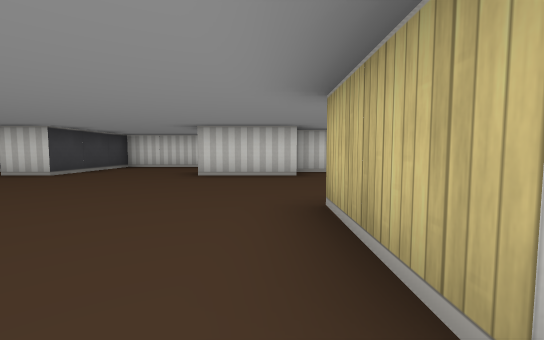
[1] (above)

22 first-person views from a walk through a cub3D maze. The camera is about half as high as the walls, tilts 4° down and sees 90° across. The floor is counted in squares. Each view is taken from the middle of a square. On the plan, view 1 faces up. The plan holds only what a view shows up to about 9 squares ahead; the rest is blank. The place goes on beyond the plan.

[2]
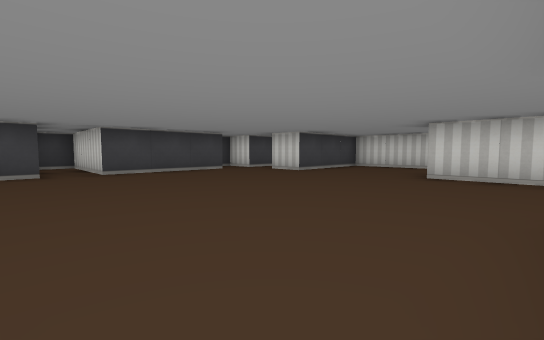

[3]
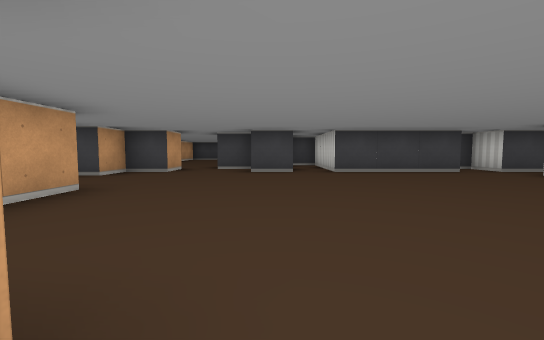

[4]
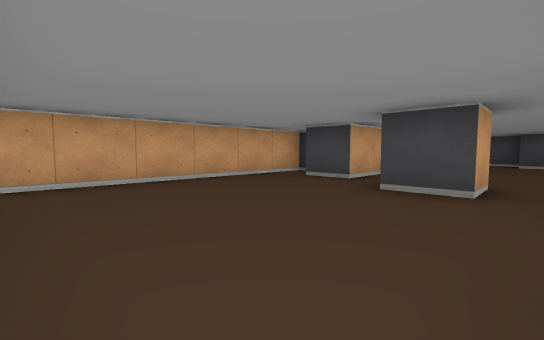

[5]
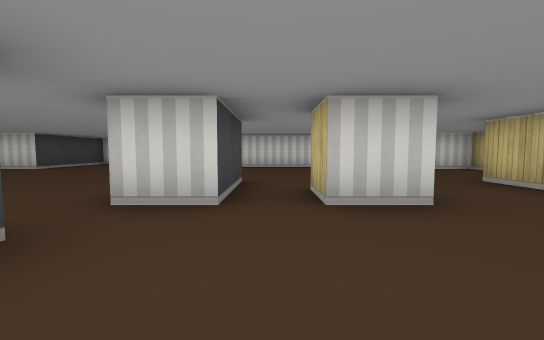

[6]
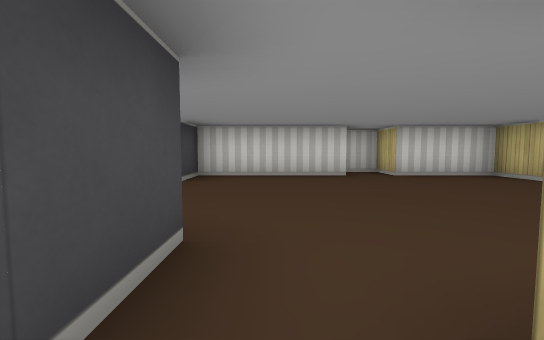

[7]
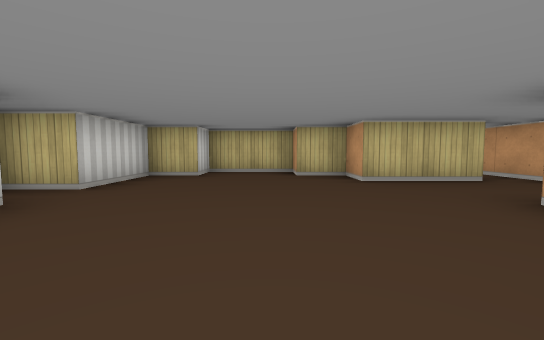

[8]
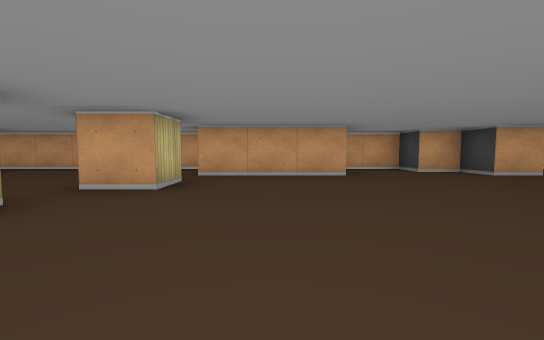

[9]
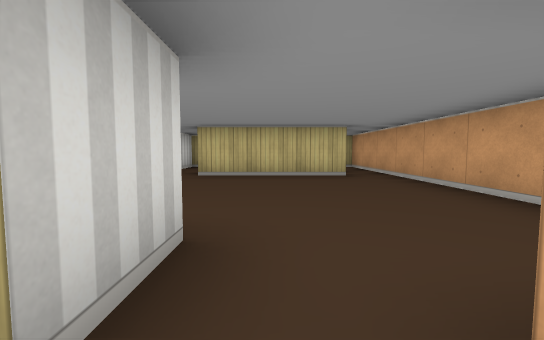

[10]
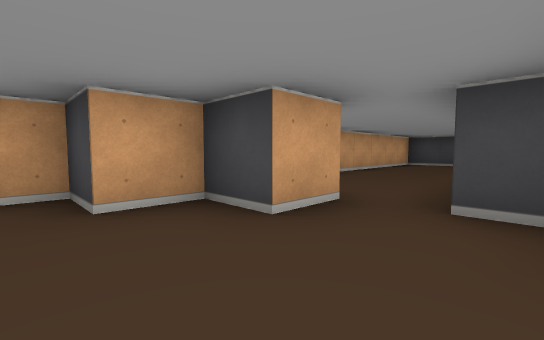

[11]
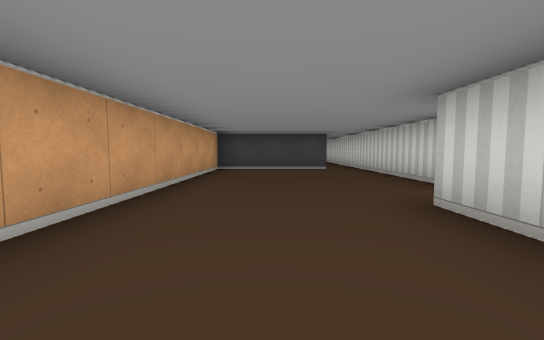

[12]
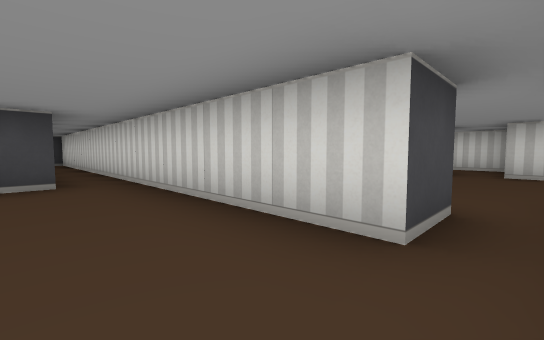

[13]
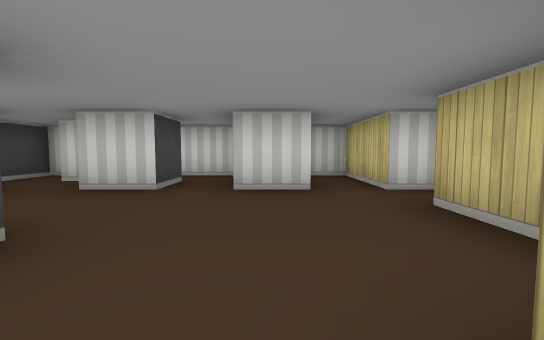

[14]
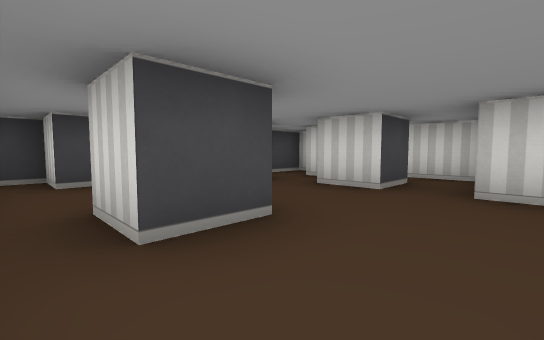

[15]
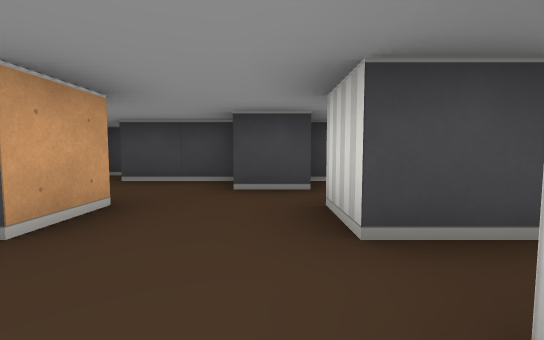

[16]
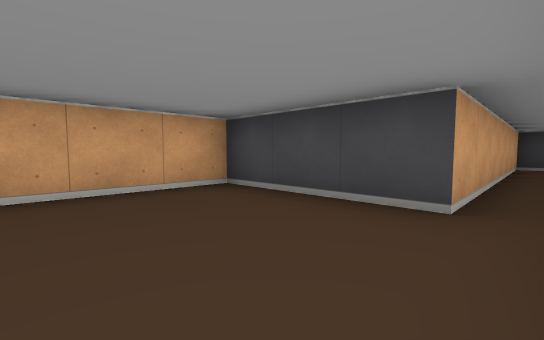

[17]
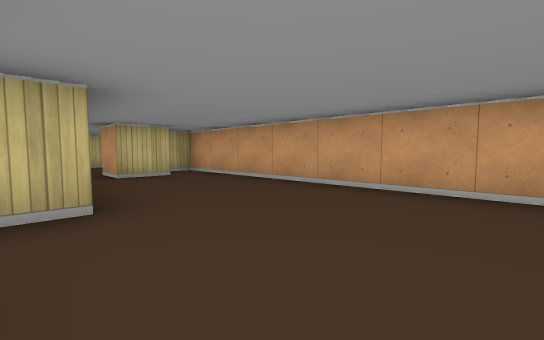

[18]
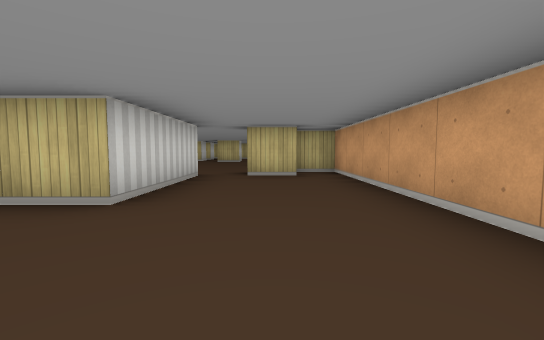

[19]
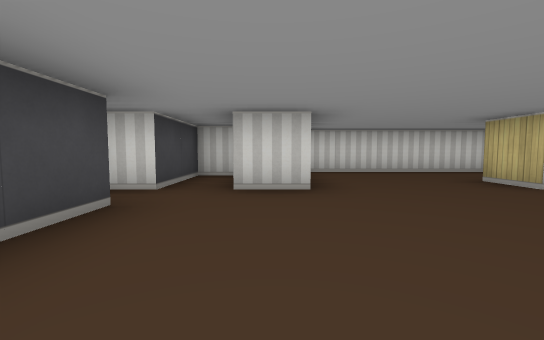

[20]
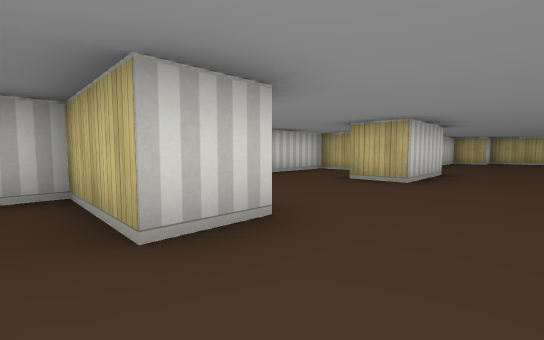

[21]
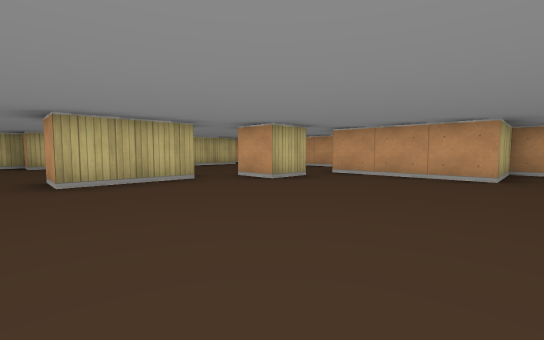

[22]
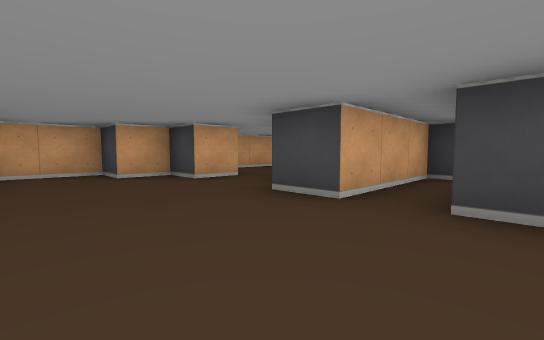

### Floor plan
Points are (right, up) in squares from view 1. A wall is a line through its corners. A room is listed if a view was taken in it or the views show most of it. See-through windows are left out.
Room 1 (views 1, 2, 3, 4, 5, 6, 7, 8, 9, 10, 19, 20, 21, 22)
walls: (0.5, 2.5) (1.5, 2.5) (1.5, 0.5) (0.5, 0.5) (0.5, 2.5); (-0.5, -0.5) (0.5, -0.5) (0.5, -1.5) (-0.5, -1.5) (-0.5, -0.5); (3.6, 0.5) (2.5, 0.5) (2.5, 1.5); (0.5, 7.5) (0.5, 8.5) (-4.5, 8.5) (-4.5, 5.5) (-5.5, 5.5) (-5.5, 7.5) (-6.5, 7.5) (-6.5, 5.5) (-7.5, 5.5) (-7.5, 5.1); (-6.5, 4.6) (-6.5, 1.5) (-9.5, 1.5) (-9.5, 0.5) (-6.5, 0.5) (-6.5, -0.5); (3.6, 6.5) (0.5, 6.5) (0.5, 5.5) (-1.5, 5.5) (-1.5, 6.5); (-1.6, -4.5) (4.5, -4.5); (5.5, 0.4) (5.5, 2.5) (6.5, 2.5) (6.5, 3.5) (7.5, 3.5) (7.5, 5.5) (6.5, 5.5) (6.5, 6.5) (4.5, 6.5) (4.5, 7.5) (3.8, 7.5); (-7.5, -0.5) (-7.5, -1.5); (5.5, -0.5) (6.9, -0.5); (4.5, -3.6) (4.5, -0.5); (-7.5, -2.5) (-6.5, -2.5) (-6.5, -3.5) (-5.5, -3.5) (-5.5, -4.5) (-3.5, -4.5) (-3.5, -2.5) (-0.5, -2.5) (-0.5, -3.5); (7.5, 0.5) (6.5, 0.5)
ways out: opening at (-8, -2) to room 2; opening at (5.5, -4)
Room 2 (views 11, 12, 16, 17, 18)
walls: (-11.5, 0.6) (-11.5, -0.5) (-22.2, -0.5); (-7.5, -1.5) (-10.5, -1.5) (-10.5, -0.4); (-7.5, -3.6) (-7.5, -2.5); (-22.5, -1) (-22.5, -1.5) (-15.5, -1.5) (-15.5, -4.5) (-6.5, -4.5) (-6.5, -3.5)
ways out: opening at (-8, -2) to room 1; opening at (-11, 0) to room 3
Room 3 (views 13, 14, 15)
walls: (-13.5, 2.5) (-12.5, 2.5) (-12.5, 1.5) (-13.5, 1.5); (-14.5, 4.5) (-14.5, 3.5); (-15.5, 3.4) (-15.5, 1.5) (-16.5, 1.5) (-16.5, 0.6); (-12.5, 5.6) (-12.5, 4.5) (-13.5, 4.5); (-10.5, 4.5) (-11.5, 4.5); (-9.5, 2.5) (-9.5, 3.5); (-11.6, 6.5) (-12.9, 6.5); (-8.9, 4.5) (-9.5, 4.5) (-9.5, 6.5) (-10.2, 6.5); (-15.5, 6.6) (-15.5, 4.6)
ways out: opening at (-11, 0) to room 2

Positions as (right, up) in squares from view 1, and headings:
1: (0, 0), facing up
2: (0, 0), facing up-left
3: (0, 0), facing left
4: (4, 0), facing down-left
5: (2, -2), facing up
6: (2, 1), facing up
7: (1, 4), facing right
8: (-2, 3), facing down
9: (-1, -2), facing right
10: (-5, -1), facing down-left
11: (-8, -3), facing left
12: (-11, -2), facing up-left
13: (-11, 1), facing up
14: (-11, 1), facing up-left
15: (-11, 4), facing left
16: (-13, -1), facing down-left
17: (-13, -1), facing down-right
18: (-13, -3), facing right
19: (-5, 2), facing up
20: (-6, 4), facing up-right
21: (-4, 3), facing down-right
22: (-4, 2), facing down-left
